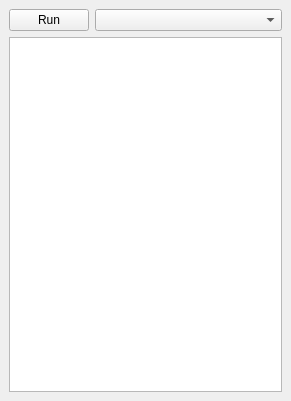
<?xml version="1.0" encoding="UTF-8"?>
<ui version="4.0">
 <class>AlgorithmExplorer</class>
 <widget class="QDockWidget" name="AlgorithmExplorer">
  <property name="geometry">
   <rect>
    <x>0</x>
    <y>0</y>
    <width>291</width>
    <height>401</height>
   </rect>
  </property>
  <property name="windowTitle">
   <string>Algorithms</string>
  </property>
  <widget class="QWidget" name="dockWidgetContents">
   <layout class="QVBoxLayout" name="verticalLayout">
    <item>
     <layout class="QHBoxLayout" name="horizontalLayout" stretch="0,1">
      <item>
       <widget class="QPushButton" name="btnRun">
        <property name="text">
         <string>Run</string>
        </property>
       </widget>
      </item>
      <item>
       <widget class="QComboBox" name="cbALgorithms"/>
      </item>
     </layout>
    </item>
    <item>
     <widget class="QTreeWidget" name="treeAlgorithms">
      <attribute name="headerVisible">
       <bool>false</bool>
      </attribute>
      <column>
       <property name="text">
        <string/>
       </property>
      </column>
     </widget>
    </item>
   </layout>
  </widget>
 </widget>
 <resources/>
 <connections/>
</ui>
